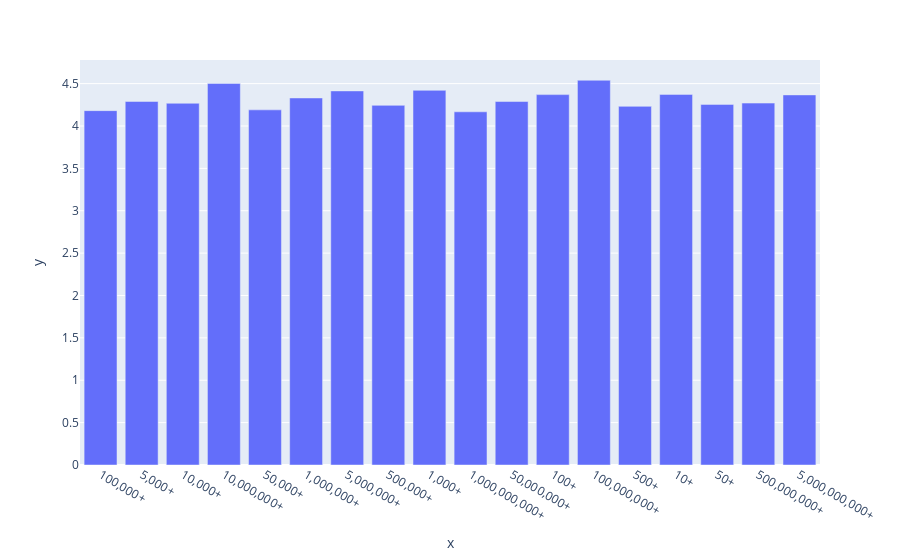

Notebook code cell kept with this figure:
### Code cell
px.bar(x=train['Downloads'].unique(),y=train.groupby(['Downloads'])['Rating'].mean())

### Figure 1 — Plotly figure (JSON) as saved in the notebook; plotly's stock layout.template omitted (floating-point values rounded to 4 significant figures)
{"data": [{"alignmentgroup": "True", "hovertemplate": "x=%{x}<br>y=%{y}<extra></extra>", "legendgroup": "", "marker": {"color": "#636efa"}, "name": "", "offsetgroup": "", "orientation": "v", "showlegend": false, "textposition": "auto", "type": "bar", "x": ["100,000+", "5,000+", "10,000+", "10,000,000+", "50,000+", "1,000,000+", "5,000,000+", "500,000+", "1,000+", "1,000,000,000+", "50,000,000+", "100+", "100,000,000+", "500+", "10+", "50+", "500,000,000+", "5,000,000,000+"], "xaxis": "x", "y": [4.181, 4.289, 4.268, 4.502, 4.19, 4.331, 4.414, 4.243, 4.421, 4.167, 4.289, 4.37, 4.54, 4.232, 4.373, 4.255, 4.27, 4.367], "yaxis": "y"}], "layout": {"barmode": "relative", "legend": {"tracegroupgap": 0}, "margin": {"t": 60}, "xaxis": {"anchor": "y", "domain": [0, 1], "title": {"text": "x"}}, "yaxis": {"anchor": "x", "domain": [0, 1], "title": {"text": "y"}}}}
